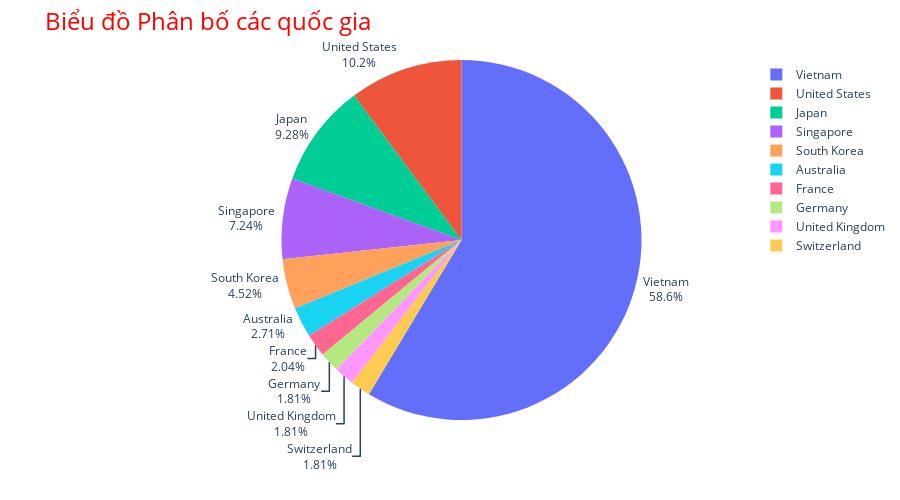

Notebook source saved alongside this figure:
### Code cell
fig = px.pie(top_10_country, values='count', names='Country',title='Biểu đồ Phân bố các quốc gia') #hole= 0.2)
fig.update_traces(text=top_10_country['Country'], textposition='outside')
fig.update_layout(margin=dict(t=60, l=0, r=0, b=80),
                      title_font_size=24,height=500,
                      title_font_color='Red') 
fig.show()

### Figure 1 — Plotly figure (JSON) as saved in the notebook; plotly's stock layout.template omitted (floating-point values rounded to 4 significant figures)
{"data": [{"domain": {"x": [0, 1], "y": [0, 1]}, "hovertemplate": "Country=%{label}<br>count=%{value}<extra></extra>", "labels": ["Vietnam", "United States", "Japan", "Singapore", "South Korea", "Australia", "France", "Germany", "United Kingdom", "Switzerland"], "legendgroup": "", "name": "", "showlegend": true, "text": ["Vietnam", "United States", "Japan", "Singapore", "South Korea", "Australia", "France", "Germany", "United Kingdom", "Switzerland"], "textposition": "outside", "type": "pie", "values": [259, 45, 41, 32, 20, 12, 9, 8, 8, 8]}], "layout": {"height": 500, "legend": {"tracegroupgap": 0}, "margin": {"b": 80, "l": 0, "r": 0, "t": 60}, "title": {"font": {"color": "Red", "size": 24}, "text": "Biểu đồ Phân bố các quốc gia"}}}
